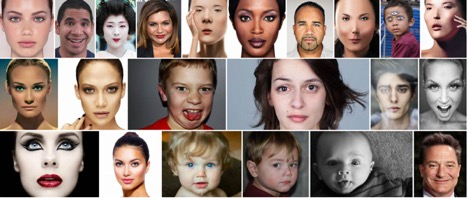
#> input picture 0.jpg, 468 x 198 px, given in place of the camera
$ python skin_detector_video.py
#> lines starting #> are read from the running program, lines starting #| are printed output that depends on the picture; after the words box and inside, x2 and y2 are one past the last pixel; in counts of white or black regions, pixels touching at a corner belong together
import numpy as np
import argparse
import cv2

if __name__=="__main__":
    ap = argparse.ArgumentParser()
    ap.add_argument("-v","--video",help="path to the optional video file")
    args = vars (ap.parse_args())
    args = vars(ap.parse_args())

    lower = np.array( [ 0,48,80], dtype= "uint8")
    upper = np.array( [ 20,255,255 ], dtype= "uint8")

    if not args.get( "video", False):
        camera = cv2.VideoCapture(0)
    else:
        camera = cv2.VideoCapture(args["video"])

    while True:
        (grabbed, frame)= camera.read( )
#> frame is the input picture: shape (198, 468, 3); mean B, G, R 114.9, 121.8, 140.1
        if args .get ("video") and not grabbed:
            break
        frame=cv2.resize(frame,(600,400))
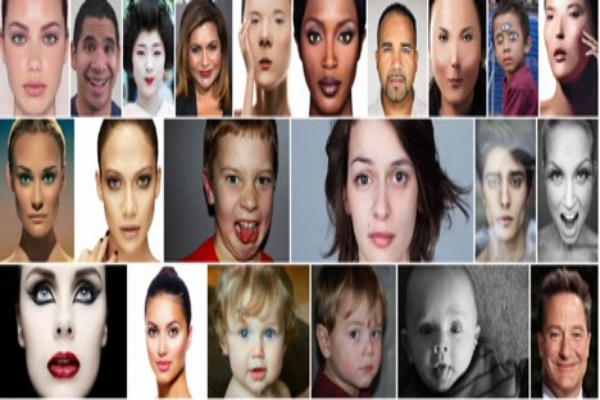
#> frame: shape (400, 600, 3); mean B, G, R 114.7, 121.7, 140
        converted =cv2.cvtColor(frame, cv2.COLOR_BGR2HSV)
#> converted: shape (400, 600, 3); mean H, S, V 40.6, 65.7, 142.7
        skinMask=cv2.inRange(converted, lower, upper)
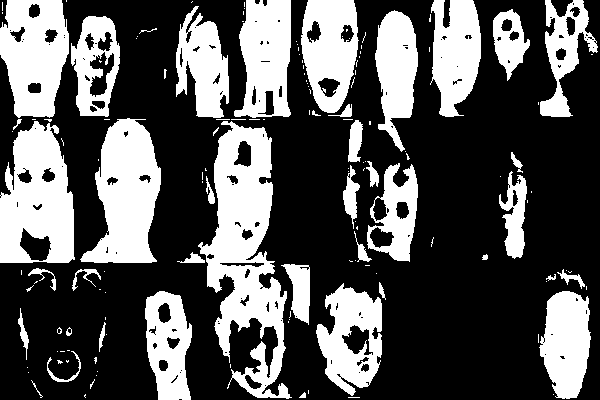
#> skinMask: shape (400, 600); 34.2% white; 145 white regions (103 under 20 px), largest, box (x1, y1, x2, y2) and area: (198, 121, 292, 399) 12131, (0, 121, 75, 263) 7578, (80, 118, 161, 263) 7381

        kernel = cv2.getStructuringElement(cv2.MORPH_ELLIPSE,(5,5))
        skinMask=cv2.erode(skinMask,kernel,iterations=2)
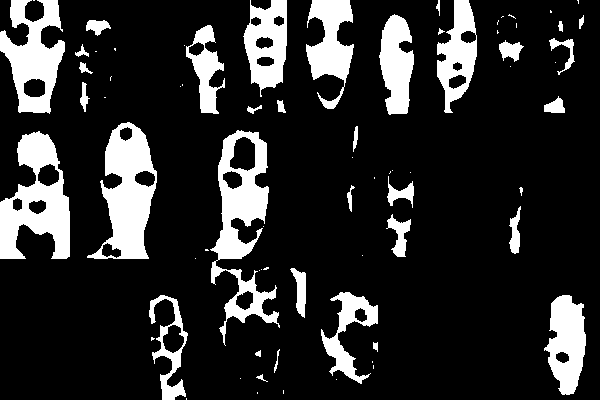
#> skinMask: shape (400, 600); 16.9% white; 73 white regions (37 under 20 px), largest, box (x1, y1, x2, y2) and area: (210, 130, 280, 346) 5331, (87, 122, 157, 259) 5030, (0, 131, 70, 259) 4941
        skinMask=cv2.dilate(skinMask,kernel,iterations=2)
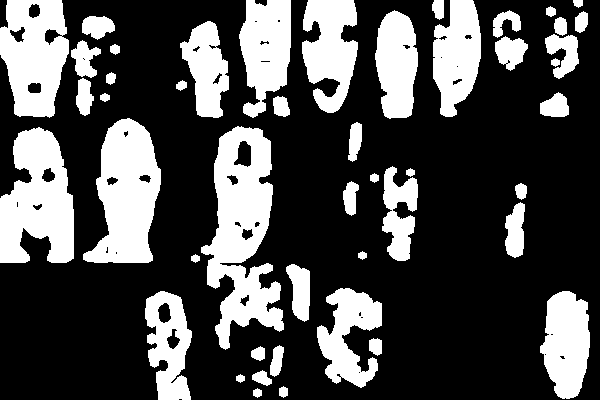
#> skinMask: shape (400, 600); 30% white; 47 white regions, largest, box (x1, y1, x2, y2) and area: (201, 126, 284, 350) 9788, (83, 118, 161, 263) 7264, (0, 127, 74, 263) 7101

        skinMask = cv2.GaussianBlur(skinMask,(3,3),0)
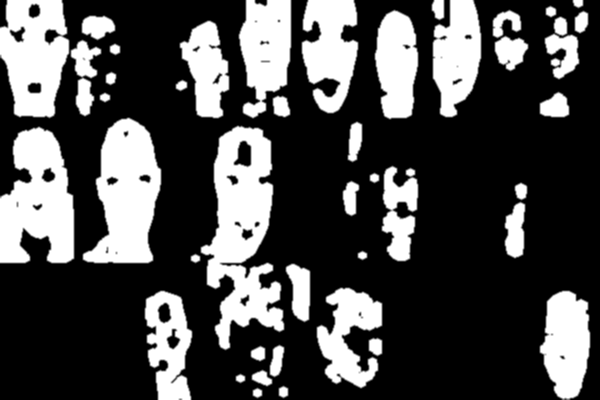
#> skinMask: shape (400, 600); min 0, max 255, mean 76.5
        skin=cv2.bitwise_and(frame,frame,mask=skinMask)
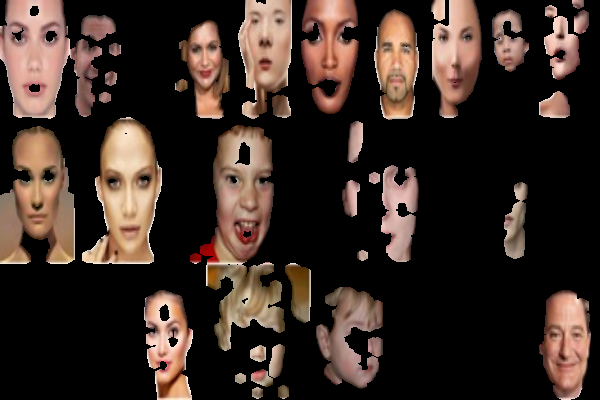
#> skin: shape (400, 600, 3); mean B, G, R 36.9, 43.7, 57.8

        cv2.imshow("images",np.hstack([frame,skin]))
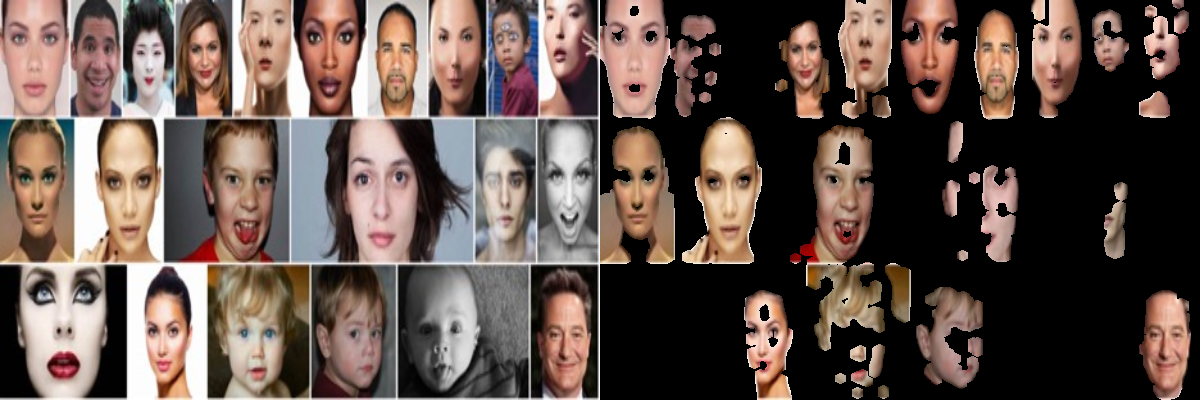
#> window 'images': shape (400, 1200, 3); mean B, G, R 75.8, 82.7, 98.9

        if cv2.waitKey(1)&0xFF ==ord("q"):
#> (key q is pressed here)
            break

    camera.release( )
    cv2.destroyAllWindows()

$ run again, on 5.jpg
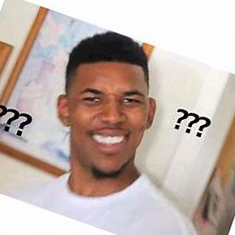
#> input picture 5.jpg, 235 x 235 px, given in place of the camera
#> frame is the input picture: shape (235, 235, 3); mean B, G, R 171.9, 178.4, 194.1
#> frame: shape (400, 600, 3)
#> converted: shape (400, 600, 3); mean H, S, V 40.2, 44, 196.2
#> `skinMask=cv2.inRange(converted, lower, upper)`:
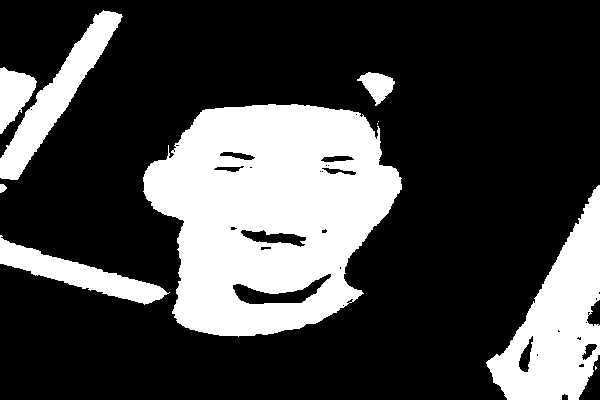
#> skinMask: shape (400, 600); 26.9% white; 10 white regions (3 under 20 px), largest, box (x1, y1, x2, y2) and area: (143, 104, 402, 337) 41613, (486, 185, 600, 400) 11970, (0, 10, 123, 180) 5184
#> `cv2.imshow("images",np.hstack([frame,skin]))`:
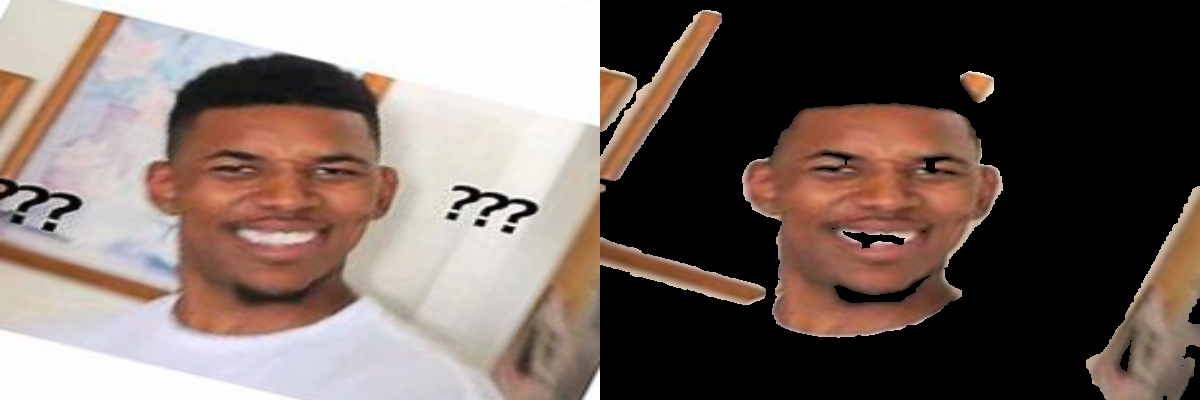
#> window 'images': shape (400, 1200, 3); mean B, G, R 97.7, 104.1, 118.7

$ run again, on 1.jpeg
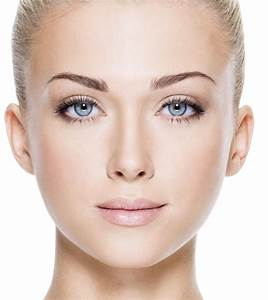
#> input picture 1.jpeg, 268 x 300 px, given in place of the camera
#> frame is the input picture: shape (300, 268, 3); mean B, G, R 190.7, 201, 222.6
#> frame: shape (400, 600, 3)
#> converted: shape (400, 600, 3); mean H, S, V 14, 40, 222.7
#> `skinMask=cv2.inRange(converted, lower, upper)`:
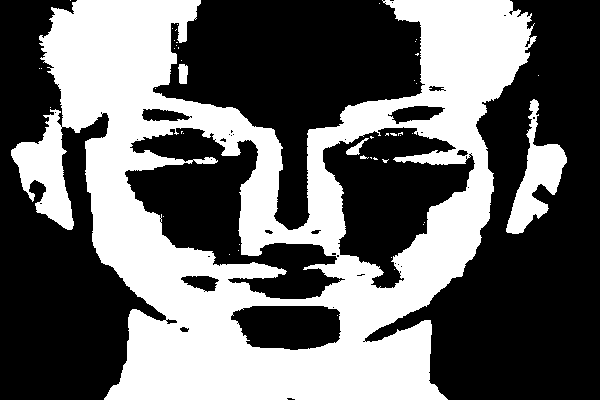
#> skinMask: shape (400, 600); 40.7% white; 46 white regions (41 under 20 px), largest, box (x1, y1, x2, y2) and area: (11, 0, 537, 400) 94264, (506, 99, 567, 234) 3038, (178, 64, 188, 84) 167, (346, 138, 369, 155) 137, (360, 155, 369, 159) 21
#> `cv2.imshow("images",np.hstack([frame,skin]))`:
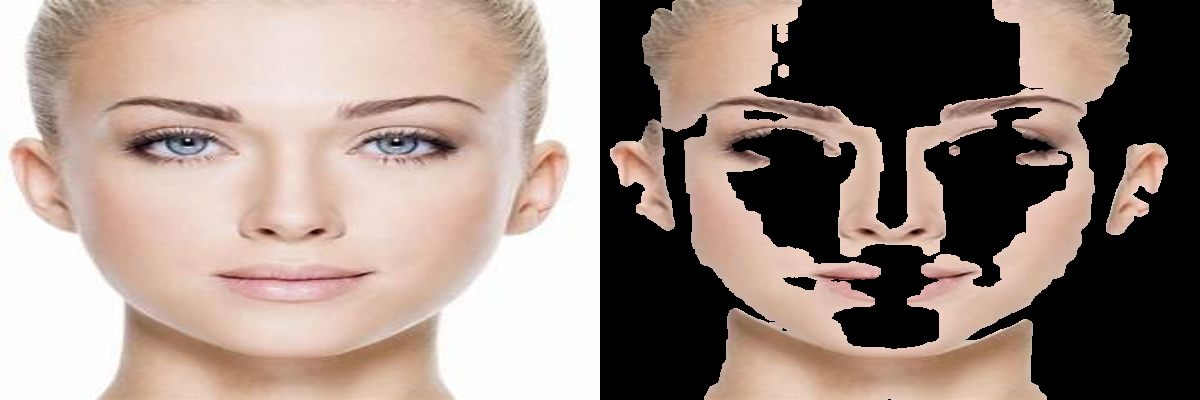
#> window 'images': shape (400, 1200, 3); mean B, G, R 127.1, 136, 154.1

$ run again, on 2.jpeg
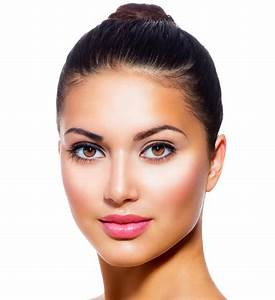
#> input picture 2.jpeg, 275 x 300 px, given in place of the camera
#> frame is the input picture: shape (300, 275, 3); mean B, G, R 184, 192.4, 214
#> frame: shape (400, 600, 3)
#> converted: shape (400, 600, 3); mean H, S, V 25.1, 48.3, 214.4
#> `cv2.imshow("images",np.hstack([frame,skin]))`:
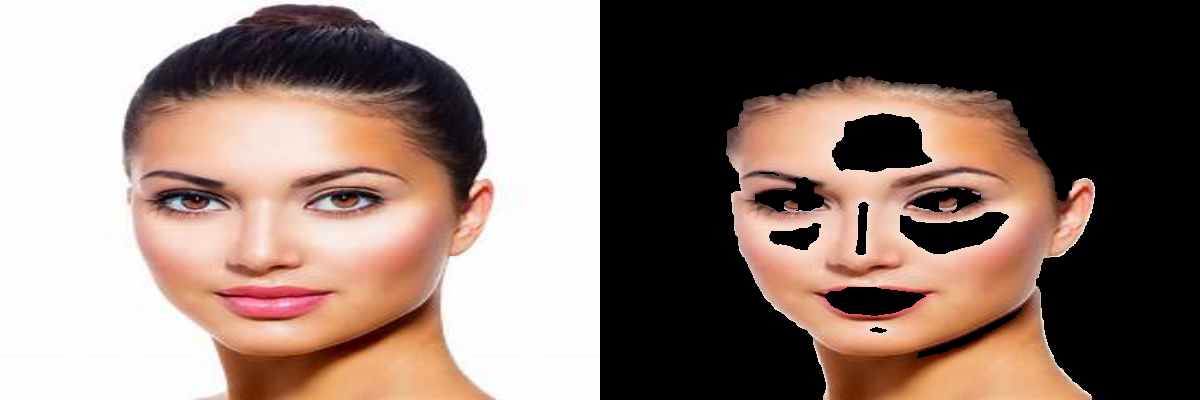
#> window 'images': shape (400, 1200, 3); mean B, G, R 111.4, 120.1, 140
